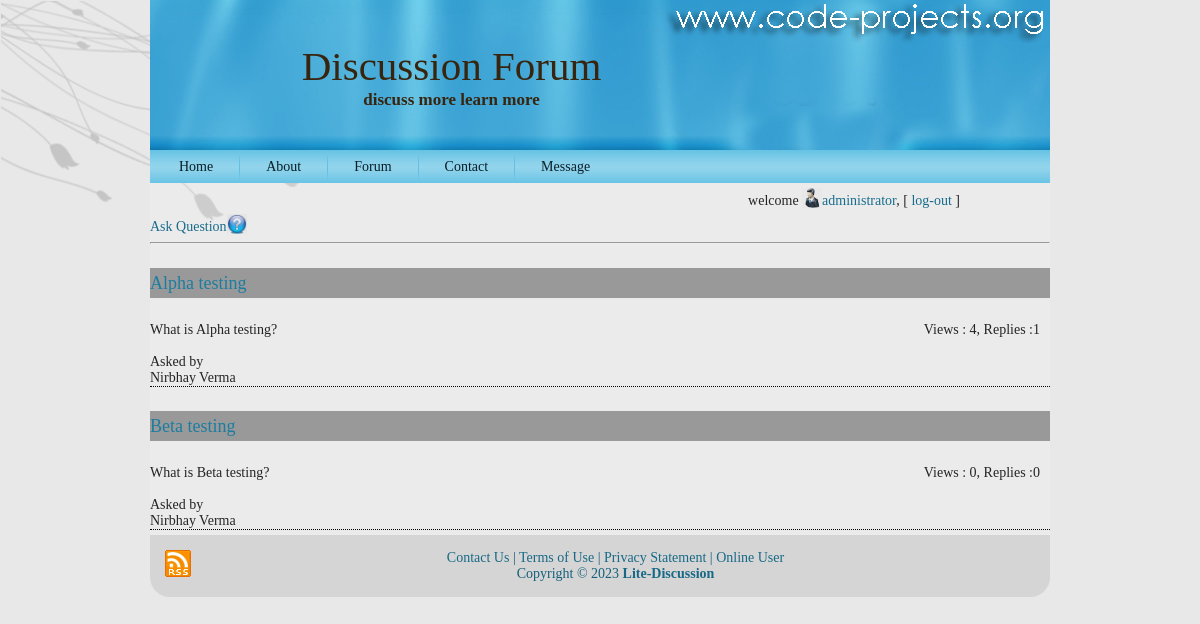
The app's page /questions.php?id=3 (signed in) with its own data.
### tables this page shows
CREATE TABLE `question` (
  `question_id` int(11) NOT NULL,
  `heading` varchar(50) NOT NULL,
  `question_detail` varchar(2000) NOT NULL,
  `datetime` timestamp NOT NULL DEFAULT current_timestamp(),
  `user_id` int(11) NOT NULL,
  `subtopic_id` int(11) NOT NULL,
  `views` int(11) NOT NULL
);

CREATE TABLE `user` (
  `user_id` int(11) NOT NULL,
  `country` varchar(50) NOT NULL,
  `state` varchar(50) NOT NULL,
  `address` varchar(500) NOT NULL,
  `user_type` varchar(50) NOT NULL,
  `username` varchar(50) DEFAULT NULL,
  `fullname` varchar(50) DEFAULT NULL,
  `password` varchar(50) DEFAULT NULL,
  `user_acc_active` tinyint(1) DEFAULT NULL,
  `dob` date NOT NULL,
  `e_mail` varchar(100) DEFAULT NULL,
  `gender` varchar(20) NOT NULL,
  `uimg` varchar(255) NOT NULL,
  `isuser` tinyint(1) NOT NULL
);

### utility.php (called while the page is built, shortened)
<?php
function ExecuteQuery($SQL)
{
    $servername = "localhost";
    $username = "root";
    $password = "";
    $database = "tech_forum";
    $conn = new mysqli($servername, $username, $password, $database);
    $result = $conn->query($SQL);
    return $result;
}
?>

### questions.php (the view)
<?php session_start();
	require("header.php");
	require("checkUser.php");
	$id=$_GET["id"];
?>
<a href="question.php?stid=<?php echo $id ?>">Ask Question<img src="res/images/askq.jpg"  class='imagedel'/></a>
<hr />
<?php
	$str="SELECT * FROM question, user WHERE question.user_id=user.user_id and subtopic_id=$id";
	$result=ExecuteQuery($str);
	$no_rows = mysqli_num_rows($result);
	if ($no_rows > 0)
	{
		while($row = mysqli_fetch_array($result))
		{
			$rowsc=ExecuteQuery("SELECT count(*) as counter from answer where question_id=$row[question_id]");
			$rowc = mysqli_fetch_array($rowsc);
			$count = $rowc['counter'];
			echo "<h4>";
			echo "<span class='box2'>";
			echo "<span class='head'><a href='questionview.php?qid=$row[question_id]' >$row[heading]</a> </span>";
			echo "</span>";
			echo "</h4>";
			echo "$row[question_detail] <span class='view2'>Views : $row[views], Replies :$count</span>";
			echo "<br/><br/>";
			echo "Asked by<br/>$row[fullname]";
			echo "<br/><div class='line'></div>";
		}
	}
	else
	{
		echo "No questions at the moment";
	}
?>
<?php require("footer.php")?>

### res/style.css (style rules this page uses)
.line { border-bottom:1px dotted black; }
.view2 { float:right; margin-right:10px; font-weight:normal; }
.box2 .head { display:block; height:30px; background-color:#999999; font-weight:bold; line-height:30px; }
.box2 { width: auto; background-color:#CCC; display:block; }
body { margin: 0 auto; padding: 0; background-color: #E8E8E8; }
a img { border: 0; }
body { font-family: Georgia, "Times New Roman", Times, Serif; font-size: 14px; color: #242424; }
a { font-family: Georgia, "Times New Roman", Times, Serif; text-decoration: none; color: #186C8B; }
a:link { font-family: Georgia, "Times New Roman", Times, Serif; text-decoration: none; color: #186C8B; }
h1, h2, h3, h4, h5, h6, h1 a, h2 a, h3 a, h4 a, h5 a, h6 a h1 a:hover, h2 a:hover, h3 a:hover, h4 a:hover, h5 a:hover, h6 a:hover h1 a:visited, h2 a:visited, h3 a:visited, h4 a:visited, h5 a:visited, h6 a:visited { font-weight: normal; font-style: normal; text-decoration: none; }
h4, h4 a, h4 a:link, h4 a:visited, h4 a:hover { font-family: Georgia, "Times New Roman", Times, Serif; font-size: 18px; color: #1C7DA0; }
.imagedel { height:20px; width:20px; vertical-align:text-top; vertical-align:text-bottom; }

### records on screen
question: heading "Alpha testing", question_detail "What is Alpha testing?", views "4", count "1", user.fullname "Nirbhay Verma"
question: heading "Beta testing", question_detail "What is Beta testing?", views "0", count "0", user.fullname "Nirbhay Verma"

### other values on screen
$_SESSION["fn"] "administrator"
